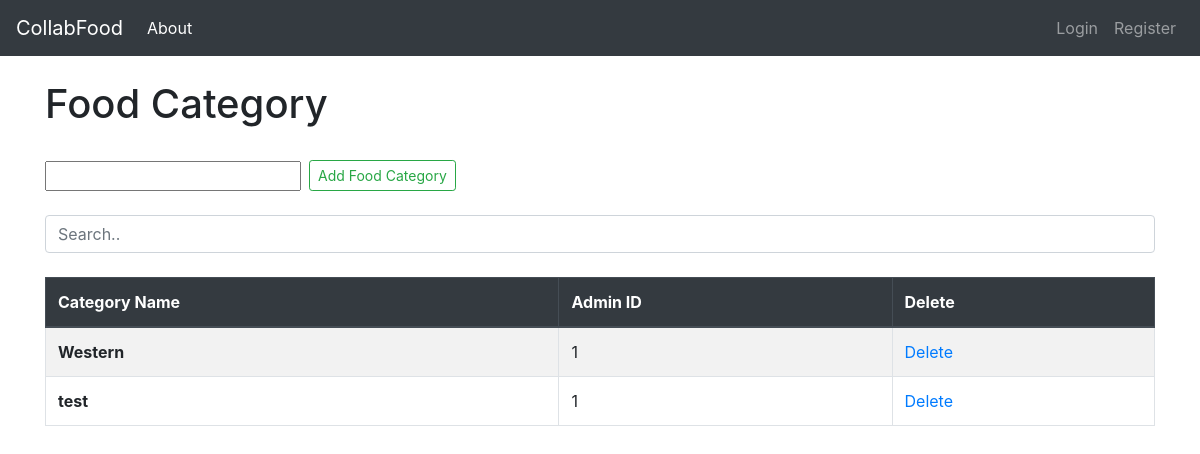
The page /administrative/foodcategory on the database as committed earlier.
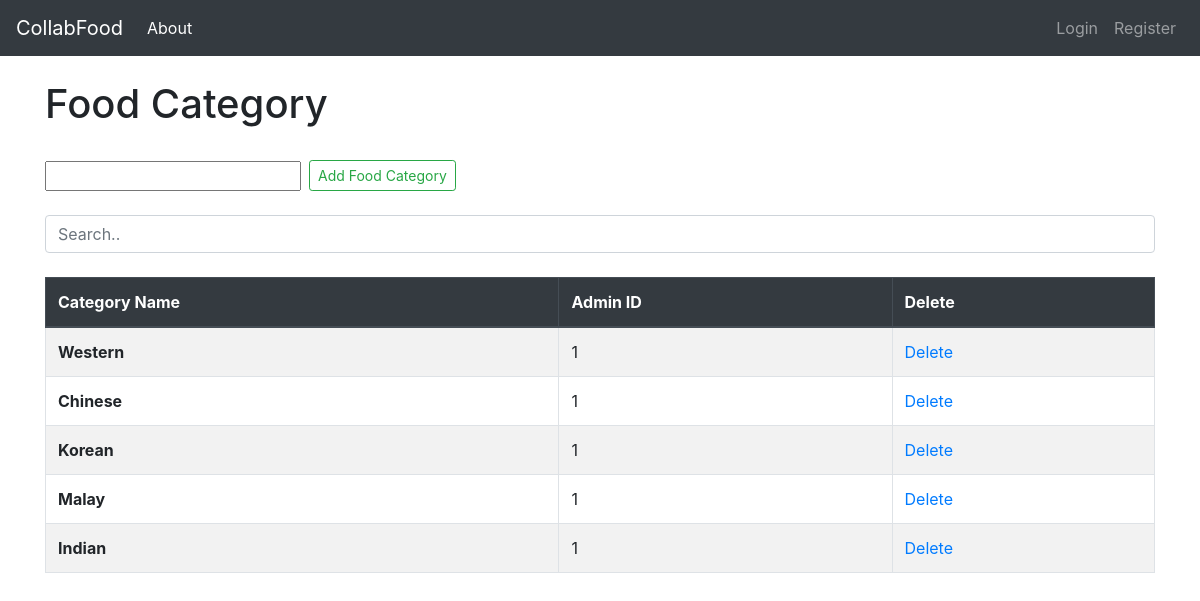
The same page on the database as committed later.
### Homepage/models.py (models this page shows, shortened)
class FoodCategory(models.Model):
	categoryName = models.CharField(max_length=30)
	adminID = models.IntegerField()

### Homepage/views.py (the view)
# urls.py: path('administrative/foodcategory',views.food_category, name='foodcategory'),
def food_category(request):
	foodCategory = FoodCategory.objects.all()
	form = FoodCategoryForm()
	return render(request, 'foodcategory.html', {'foodCategory':foodCategory,'form':form})

### Homepage/forms.py (shortened to what this page needs)
class FoodCategoryForm(forms.ModelForm):
	categoryName = forms.CharField(max_length=30)
	def __init__(self, *args, **kwargs):
		self.request = kwargs.pop('request', None)
		super(FoodCategoryForm, self).__init__(*args, **kwargs)
	class Meta:
		model = FoodCategory
		fields = ["categoryName"]

### Homepage/templates/foodcategory.html (shortened to what this page needs)
{% extends 'base.html' %}
{% block content %}
<h1>Food Category</h1>
<br>
<form action="{% url 'addfoodcategory' %}" class="form-inline my-2 my-lg-0" method="POST">
  <div class="form-group">
    {{ form.categoryName }}
  </div>
  <div class="form-group ml-2">
    <button class="btn btn-outline-success my-2 my-sm-0 btn-sm" type="submit">Add Food Category</button>
  </div>
</form>
<br>
<input class="form-control" id="searchCategory" type="text" placeholder="Search..">
<br>
<table class="table table-striped table-bordered table-hover">
  <thead class="thead-dark">
    <tr>
      <th scope="col">Category Name</th>
      <th scope="col">Admin ID</th>
      <th scope="col">Delete</th>
    </tr>
  </thead>
  <tbody id="Category">
  	{% if foodCategory %}
		{% for item in foodCategory%}
			<tr>
			<th scope="row">{{ item.categoryName }}</th>
			<td>{{item.adminID}}</td>
			<td><a href="{% url 'deletefoodcategory' item.id %}">Delete</a><br></td>
			</tr>
		{% endfor %}
	{% endif %}
  </tbody>
</table>
{% endblock %}

### Homepage/templates/base.html (shortened to what this page needs)
<!doctype html>
<html lang="en">
  <head>
    <link rel="stylesheet" href="https://cdn.jsdelivr.net/npm/bootstrap@4.6.2/dist/css/bootstrap.min.css">
  </head>
  <body>
  	<nav class="navbar sticky-top navbar-expand-lg navbar-dark bg-dark">
	  <a class="navbar-brand" href="{% url 'home' %}">CollabFood</a>
	  <div class="collapse navbar-collapse" id="navbarSupportedContent">
	    <ul class="navbar-nav mr-auto">
	      <li class="nav-item active">
	        <a class="nav-link" href="{% url 'about' %}">About <span class="sr-only">(current)</span></a>
	      </li>
	    </ul>
	    <ul class="navbar-nav ml-auto">
	    	{% if user.is_authenticated %}
		      <li class="nav-item">
	        	<a class="nav-link" href="{% url 'logout' %}">Logout <span class="sr-only">(current)</span></a>
		      </li>
		    {% else %}
		    	<li class="nav-item">
	        	<a class="nav-link" href="{% url 'login' %}">Login <span class="sr-only">(current)</span></a>
		      </li>
		      <li class="nav-item">
	        	<a class="nav-link" href="{% url 'register' %}">Register <span class="sr-only">(current)</span></a>
		      </li>
	    	{% endif %}
	    </ul>
	  </div>
	</nav>
	<div class="container">
		<br>
		{% block content %}
		{% endblock %}
	</div>
  </body>
</html>

Rows that differ between the two databases and show on the page:
removed FoodCategory: categoryName "test", adminID "1"
added FoodCategory: categoryName "Chinese", adminID "1"
added FoodCategory: categoryName "Korean", adminID "1"
added FoodCategory: categoryName "Malay", adminID "1"
added FoodCategory: categoryName "Indian", adminID "1"
